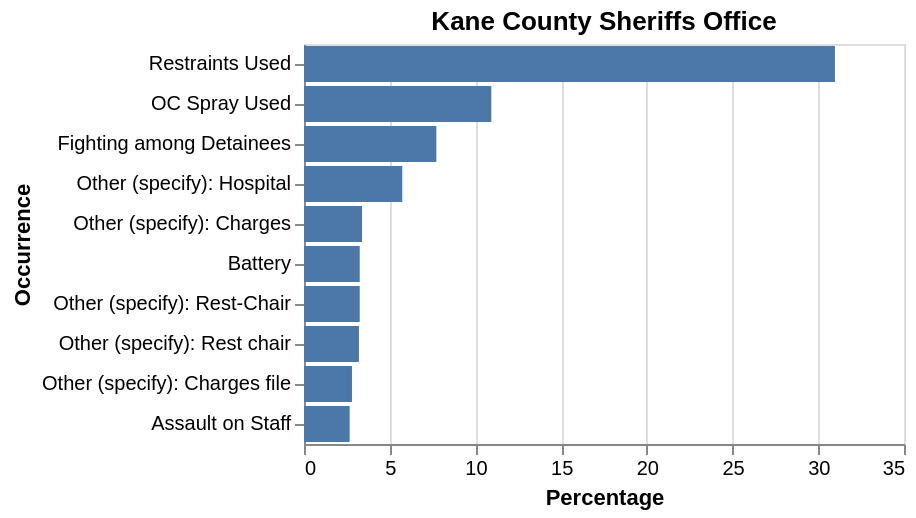

Notebook code for this chart:
### Code cell
kane_county_percent

### Figure 1 — Vega-Lite specification as saved in the notebook (floating-point values rounded to 4 significant figures)
{"config": {"view": {"continuousWidth": 300, "continuousHeight": 300}}, "data": {"name": "data-9ee40fdbe51267785aad5813d0da4793"}, "mark": {"type": "bar"}, "encoding": {"x": {"field": "percentage", "title": "Percentage", "type": "quantitative"}, "y": {"field": "Cleaned Occurrences", "sort": "-x", "title": "Occurrence", "type": "nominal"}}, "title": "Kane County Sheriffs Office", "$schema": "https://vega.github.io/schema/vega-lite/v5.20.1.json", "datasets": {"data-9ee40fdbe51267785aad5813d0da4793": [{"Cleaned Occurrences": "Restraints Used", "count": 686, "percentage": 30.97}, {"Cleaned Occurrences": "OC Spray Used", "count": 242, "percentage": 10.93}, {"Cleaned Occurrences": "Fighting among Detainees", "count": 171, "percentage": 7.72}, {"Cleaned Occurrences": "Other (specify): Hospital", "count": 127, "percentage": 5.734}, {"Cleaned Occurrences": "Other (specify): Charges", "count": 75, "percentage": 3.386}, {"Cleaned Occurrences": "Battery", "count": 72, "percentage": 3.251}, {"Cleaned Occurrences": "Other (specify): Rest-Chair", "count": 72, "percentage": 3.251}, {"Cleaned Occurrences": "Other (specify): Rest chair", "count": 71, "percentage": 3.205}, {"Cleaned Occurrences": "Other (specify): Charges file", "count": 62, "percentage": 2.799}, {"Cleaned Occurrences": "Assault on Staff", "count": 59, "percentage": 2.664}]}}
